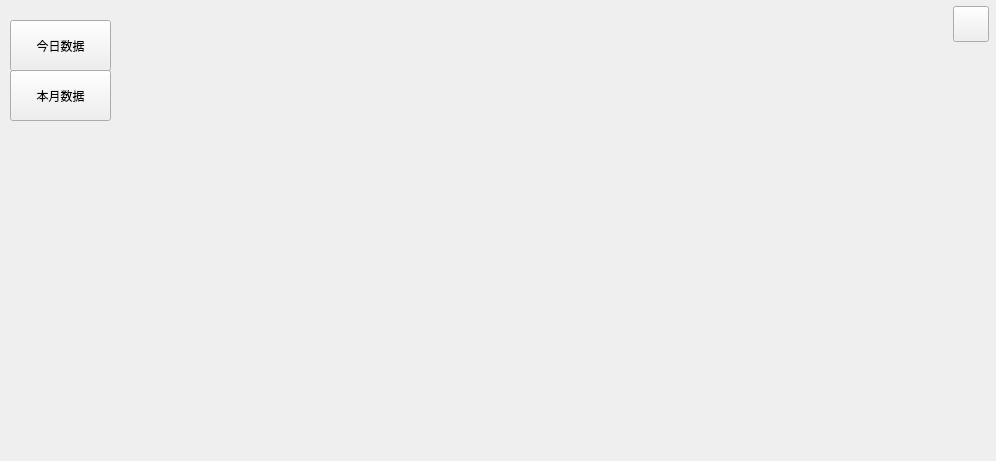
     <widget class="QWidget" name="widget_gundetail" native="true">
      <property name="geometry">
       <rect>
        <x>7</x>
        <y>10</y>
        <width>996</width>
        <height>461</height>
       </rect>
      </property>
      <property name="font">
       <font>
        <stylestrategy>PreferAntialias</stylestrategy>
       </font>
      </property>
      <property name="styleSheet">
       <string notr="true">#widget_gundetail
{
	border-image: url(:/picture/dispendetail.png);
}</string>
      </property>
      <widget class="QCustomPlot" name="widget_customplot_reoilgasdetail" native="true">
       <property name="geometry">
        <rect>
         <x>120</x>
         <y>10</y>
         <width>831</width>
         <height>441</height>
        </rect>
       </property>
       <property name="font">
        <font>
         <stylestrategy>PreferAntialias</stylestrategy>
        </font>
       </property>
      </widget>
      <widget class="QToolButton" name="toolButton_daydata">
       <property name="geometry">
        <rect>
         <x>10</x>
         <y>20</y>
         <width>101</width>
         <height>51</height>
        </rect>
       </property>
       <property name="font">
        <font>
         <stylestrategy>PreferAntialias</stylestrategy>
        </font>
       </property>
       <property name="text">
        <string>今日数据</string>
       </property>
      </widget>
      <widget class="QToolButton" name="toolButton_monthdata">
       <property name="geometry">
        <rect>
         <x>10</x>
         <y>70</y>
         <width>101</width>
         <height>51</height>
        </rect>
       </property>
       <property name="font">
        <font>
         <stylestrategy>PreferAntialias</stylestrategy>
        </font>
       </property>
       <property name="text">
        <string>本月数据</string>
       </property>
      </widget>
      <widget class="QToolButton" name="toolButton_close_draw">
       <property name="geometry">
        <rect>
         <x>953</x>
         <y>6</y>
         <width>36</width>
         <height>36</height>
        </rect>
       </property>
       <property name="font">
        <font>
         <stylestrategy>PreferAntialias</stylestrategy>
        </font>
       </property>
       <property name="styleSheet">
        <string notr="true">border-image: url(:/picture/关闭.png);</string>
       </property>
       <property name="text">
        <string/>
       </property>
      </widget>
     </widget>
